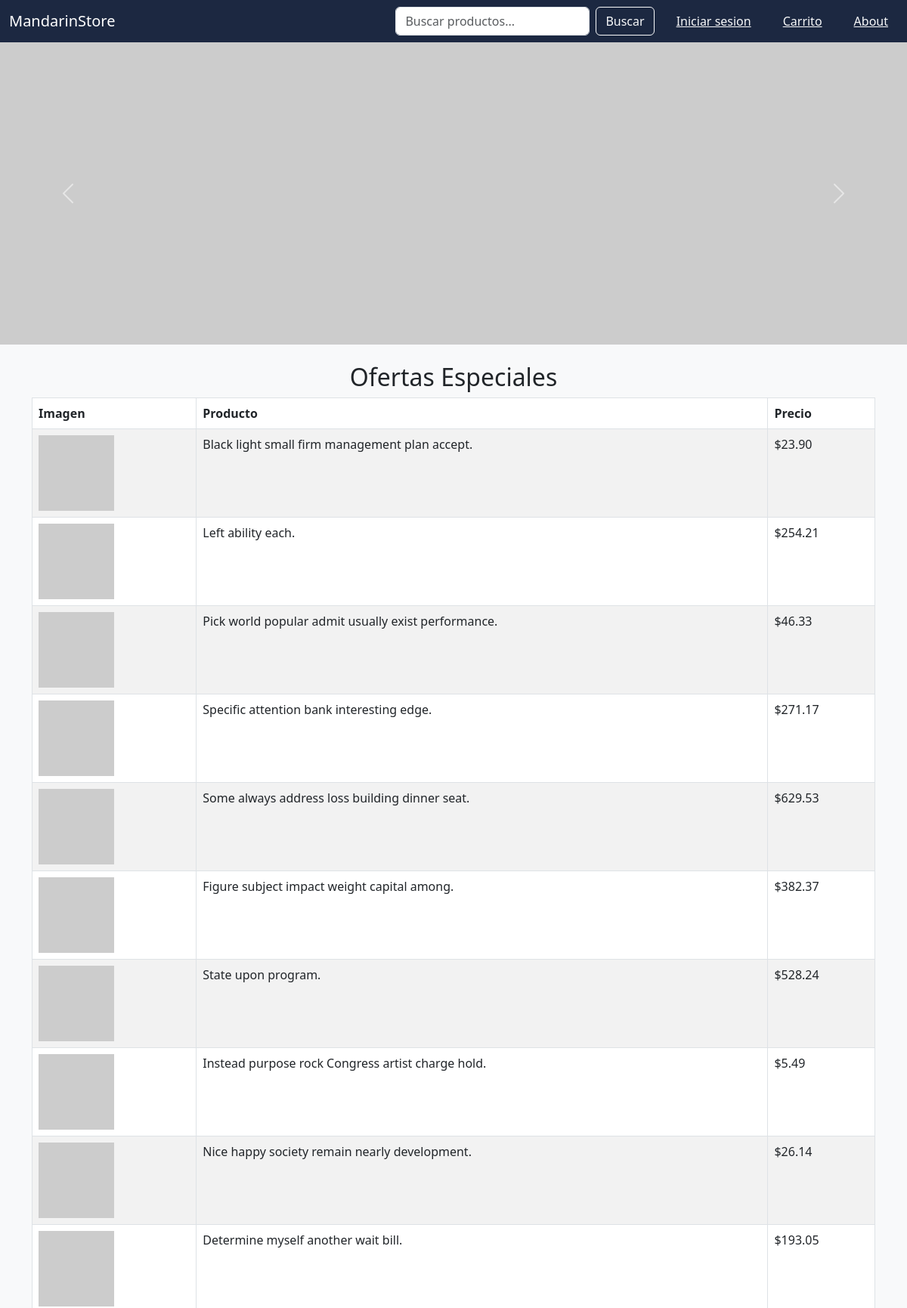
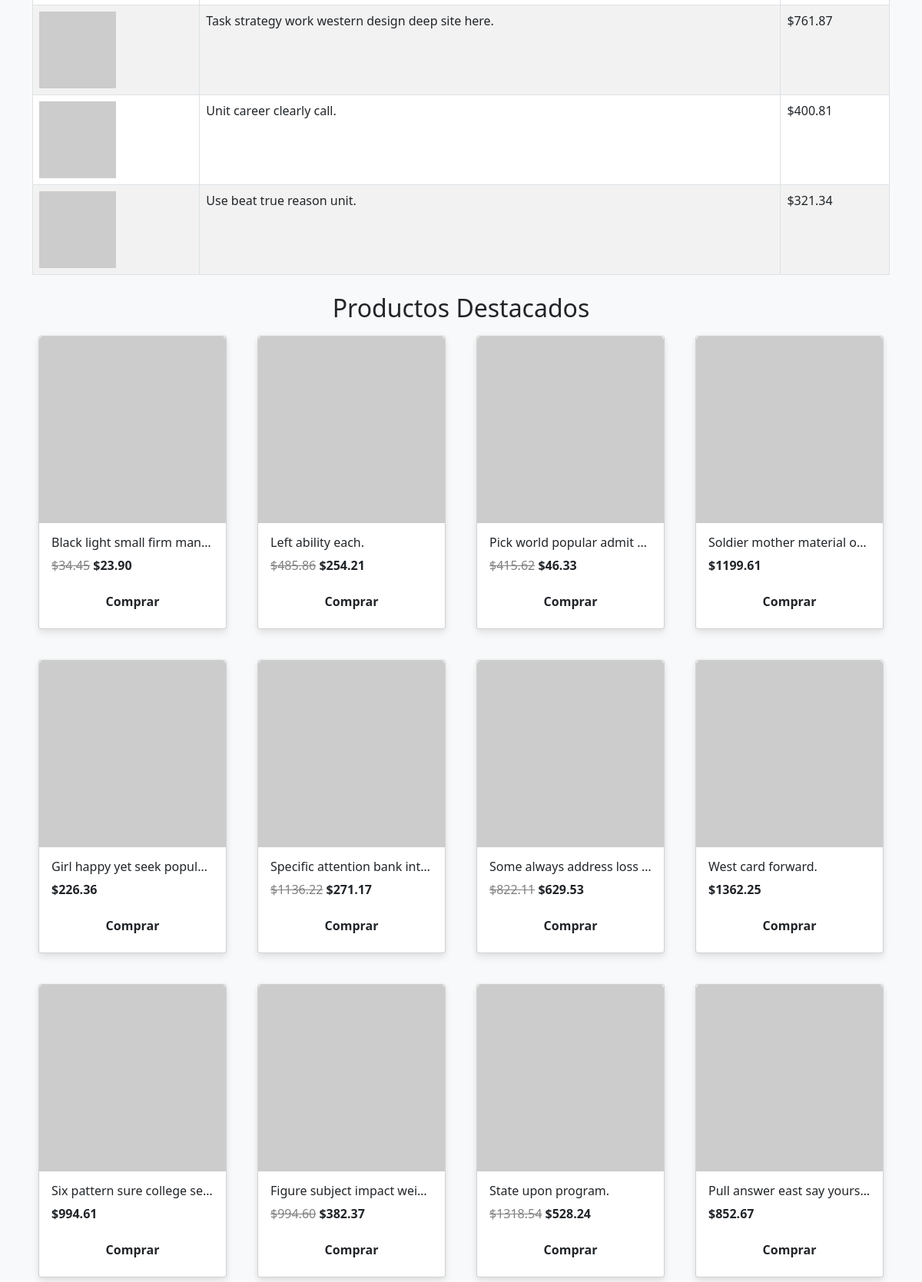
The page /storeapp/ (upper part) on the database its author committed (2 pictures, top to bottom).
### storeApp/models.py (models this page shows, shortened)
class Product(models.Model):
    product_name = models.CharField(max_length=100, unique=True)
    product_description = models.CharField(max_length=255)
    product_full_cost = models.DecimalField(max_digits=10, decimal_places=2)
    product_is_offer = models.BooleanField()
    product_offer_cost = models.DecimalField(max_digits=10, decimal_places=2)

### storeApp/views.py (the view)
# urls.py: path('', index),
def index(request):
    product_list = Product.objects.all()
    special_offers = Product.objects.filter(product_is_offer = True)
    my_context = {
        'message' : "Haces un buen trabajo :)",
        'product_list': product_list,
        'special_offers': special_offers,
        'special_offers_2': [
            {"nombre": "Mascarilla hidratante de savila","precio": 14.00,"img":"https://cosmos-beauty.mx/cdn/shop/products/mascarilla-facial-cactus.jpg?v=1677525335&width=1500"},
            {"nombre": "Consla de videojuegos retro portatil","precio": 254.00,"img":"https://m.media-amazon.com/images/I/41lB0Mx4XuL.jpg"},
            {"nombre": 'Reloj de pulsera de snoopy',"precio": 10.50,"img":"https://m.media-amazon.com/images/I/81hiL2BX-rL.jpg"},
            {"nombre": 'Camisa para caballero de algodon',"precio": 140.00,"img":"https://milano.com/cdn/shop/products/866-710533A2_Camisa_Casual_Lisa_Manga_Corta_.Caballero_Milano_A_250x.jpg?v=1627434094"},
            {"nombre": 'Peluche de batman tamaño real',"precio": 200.00,"img":"https://i5.walmartimages.com/asr/52abb7a8-0c72-4dc2-9df4-80c36a0ba5a2.f240c36a7be743558261875a4154d6bf.webp?odnHeight=612&odnWidth=612&odnBg=FFFFFF"},
            ],
        "featured_products":[
            {"nombre":"Figura de Accion de Superman","precio":120.99,"img":"https://detqhtv6m6lzl.cloudfront.net/HCLContenido/producto/FullImage/681147015449-1.jpg"},
            {"nombre":"Face shell para mascara","precio":300.00,"img":"https://m.media-amazon.com/images/I/61-NjVP8nJL.jpg"},
            {"nombre":"Reloj de Ben 10","precio":20.00,"img":"https://m.media-amazon.com/images/I/41kpsBgN98L._AC_SY580_.jpg"},
            {"nombre":"Disfraz de flash (superheroe)","precio":120.99,"img":"https://http2.mlstatic.com/D_NQ_NP_777513-MLM70350686581_072023-O.webp"},
            {"nombre":"Patineta de Shrek","precio": 250.99,"img":"https://encrypted-tbn0.gstatic.com/images?q=tbn:ANd9GcSrDHzY--9ngAwP0Hx5Uv21qC09TU_q-pCi-Q&s"},
        ],
    }
    return render(request, "storeApp/index.html", context = my_context)

### templates/storeApp/index.html (shortened to what this page needs)
{% extends 'storeApp/base.html' %}
{% block content %}
{% load static %}
    <div id="carouselExample" class="carousel slide" data-bs-ride="carousel">
        <div class="carousel-inner">
            <div class="carousel-item active">
                <img src="https://placehold.co/1200x400" class="d-block w-100" alt="Noticia 1">
            </div>
        </div>
        <button class="carousel-control-prev" type="button" data-bs-target="#carouselExample" data-bs-slide="prev">
            <span class="carousel-control-prev-icon"></span>
        </button>
        <button class="carousel-control-next" type="button" data-bs-target="#carouselExample" data-bs-slide="next">
            <span class="carousel-control-next-icon"></span>
        </button>
    </div>
    <div class="container my-4">
        <h2 class="text-center">Ofertas Especiales</h2>
        <table class="table table-striped table-bordered">
            <thead class="">
                <tr>
                    <th>Imagen</th>
                    <th>Producto</th>
                    <th>Precio</th>
                </tr>
            </thead>
            <tbody>
                {% for product in special_offers %}
                    <tr>
                        <td><img src="https://placehold.co/100x100" width="100px" alt="Producto 1"></td>
                        <td>{{ product.product_name}}</td>
                        <td>${{ product.product_offer_cost}}</td>
                    </tr>
                {%  endfor %}
            </tbody>
        </table>
    </div>
    <div class="container my-4 justify-content-center">
        <h2 class="text-center">Productos Destacados</h2>
        <div class="row">
            {% for product in product_list %}
            <div class="col-12 col-md-4 col-lg-3 mb-4">
                <div class="card">
                    <img src="https://placehold.co/300x300" width="300px" class="card-img-top" alt="Producto">
                    <div class="card-body">
                        <h6 title = "{{product.product_name}}" class="card-title text-truncate">{{ product.product_name }}</h5>
                        <p class="card-text">
                            {% if product.product_is_offer %}
                                <del style="color: gray;">${{product.product_full_cost}}</del>
                                <b>${{product.product_offer_cost}}</b>
                            {% else %}
                                <b>${{ product.product_full_cost}}</b>
                            {% endif %}
                        </p>
                        <button class="btn w-100">
                            Comprar
                        </button>
                    </div>
                </div>
            </div>
            {% endfor %}
        </div>
    </div>
{% endblock %}

### templates/storeApp/base.html (shortened to what this page needs)
<!DOCTYPE html>
{% load static %}
<html lang="es">
<head>
    <link href="https://cdn.jsdelivr.net/npm/bootstrap@5.3.0/dist/css/bootstrap.min.css" rel="stylesheet">
    <link rel="stylesheet" href="{% static 'storeApp/css/styles.css' %}">
</head>
<body class="bg-light">
    <nav class="navbar navbar-expand-lg navbar-dark text-light">
        <div class="container-fluid">
            <a class="navbar-brand" href="#">MandarinStore</a>
            <div class="collapse navbar-collapse" id="navbarNav">
                <form class="d-flex ms-auto">
                    <input class="form-control me-2" type="search" placeholder="Buscar productos...">
                    <button class="btn btn-outline-light text-light" type="submit">Buscar</button>
                </form>
                <ul class="navbar-nav mr-auto mt-2 mt-lg-0">
                    {% if user.is_authenticated %}
                        <a onclick="document.getElementById('logout-form').submit();" class="btn btn-link ms-3 text-light">Cerrar sesion, {{ user.get_username }}</a>
                    {% else %}
                        <a class="btn btn-link ms-3 text-light" href="{% url 'login' %}">
                            Iniciar sesion
                        </a>
                    {% endif %}
                    <button class="btn btn-link ms-3 text-light">Carrito</button>
                    <a class="btn btn-link ms-3 text-light" href="{% url 'about' %}">About</a>
                </ul>
            </div>
        </div>
    </nav>
     <div>
        {% block content %}
        {% endblock %}
     </div>
</body>
</html>

### static/storeApp/css/styles.css (style rules this page uses)
.navbar { background-color: rgb(28,40,65); }
.card { margin: 0.5em; border-radius: 4px; background: #fff; box-shadow: 0 6px 10px rgba(0,0,0,.08), 0 0 6px rgba(0,0,0,.05); transition: .3s transform cubic-bezier(.155,1.105,.295,1.12),.3s box-shadow,.3s -webkit-transform cubic-bezier(.155,1.105,.295,1.12); cursor: pointer; }
.card .btn { font-weight: bold; }
thead th { background-color: rgb(0,49,83); }

### rows shown on the page
Product: product_name "Black light small firm management plan accept.", product_offer_cost "23.90", product_name "Black light small firm man…", product_full_cost "34.45"
Product: product_name "Left ability each.", product_offer_cost "254.21", product_full_cost "485.86"
Product: product_name "Pick world popular admit usually exist performance.", product_offer_cost "46.33", product_name "Pick world popular admit…", product_full_cost "415.62"
Product: product_name "Specific attention bank interesting edge.", product_offer_cost "271.17", product_name "Specific attention bank int…", product_full_cost "1136.22"
Product: product_name "Some always address loss building dinner seat.", product_offer_cost "629.53", product_name "Some always address loss…", product_full_cost "822.11"
Product: product_name "Figure subject impact weight capital among.", product_offer_cost "382.37", product_name "Figure subject impact wei…", product_full_cost "994.60"
Product: product_name "State upon program.", product_offer_cost "528.24", product_full_cost "1318.54"
Product: product_name "Instead purpose rock Congress artist charge hold.", product_offer_cost "5.49"
Product: product_name "Nice happy society remain nearly development.", product_offer_cost "26.14"
Product: product_name "Determine myself another wait bill.", product_offer_cost "193.05"
Product: product_name "Task strategy work western design deep site here.", product_offer_cost "761.87"
Product: product_name "Unit career clearly call.", product_offer_cost "400.81"
Product: product_name "Use beat true reason unit.", product_offer_cost "321.34"
Product: product_name "Soldier mother material of…", product_full_cost "1199.61"
Product: product_name "Girl happy yet seek popul…", product_full_cost "226.36"
Product: product_name "West card forward.", product_full_cost "1362.25"
Product: product_name "Six pattern sure college se…", product_full_cost "994.61"
Product: product_name "Pull answer east say yours…", product_full_cost "852.67"
